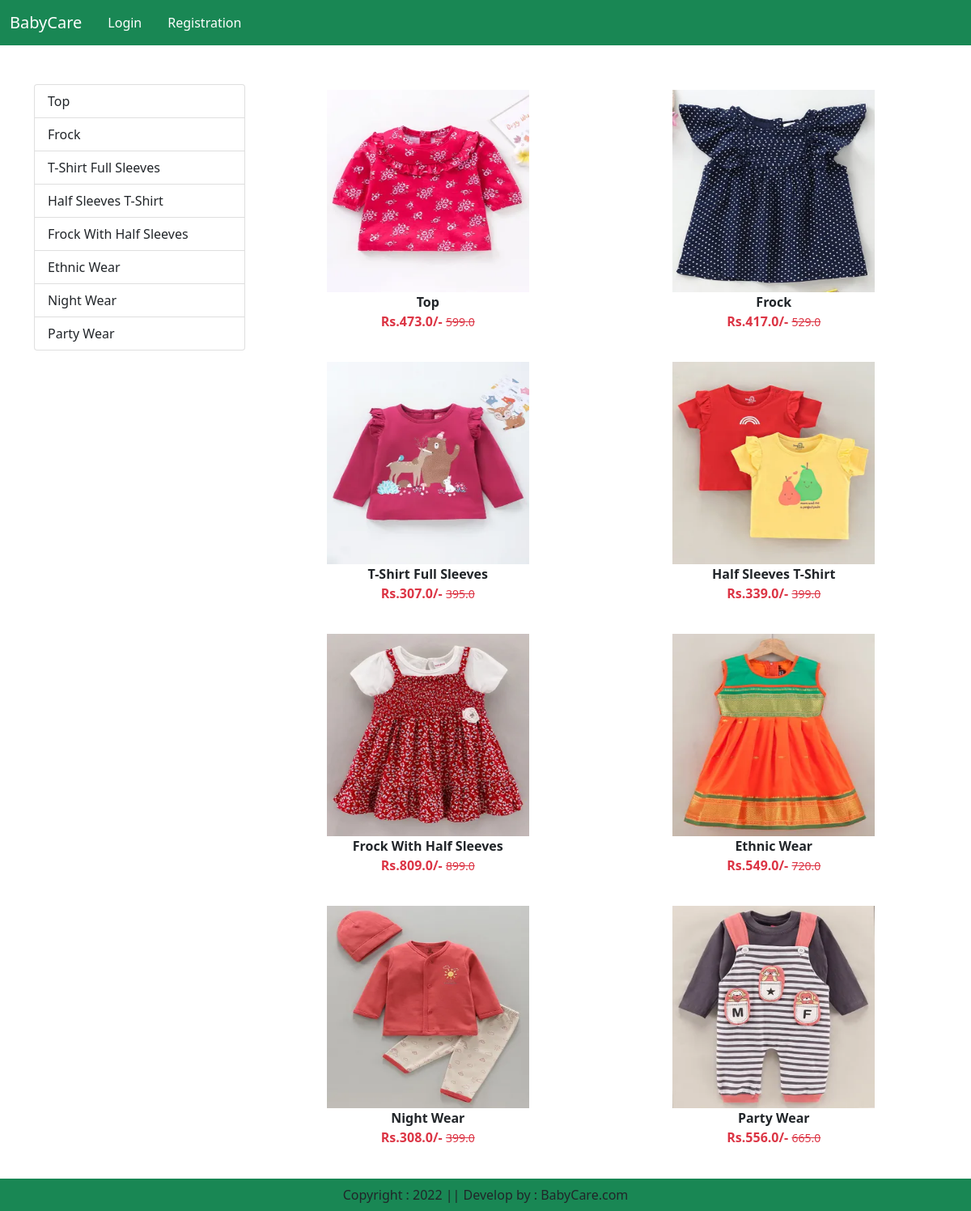
The page /category/GL on the database its author committed.
### app/models.py (models this page shows, shortened)
class Product(models.Model):
    title=models.CharField(max_length=100)
    selling_price=models.FloatField()
    discounted_price=models.FloatField()
    description=models.TextField()
    composition=models.TextField(default='')
    prodapp=models.TextField(default='')
    category=models.CharField(choices=CATEGORY_CHOICES, max_length=2)
    product_image=models.ImageField(upload_to='product')

### app/views.py (the view)
# urls.py: path("category/<slug:val>",views.CategoryView.as_view(),name="category"),
class CategoryView(View):
    def get(self,request,val):
        totalitem = 0
        if request.user.is_authenticated:
            totalitem = len(Cart.objects.filter(user=request.user))
        product=Product.objects.filter(category=val)
        title=Product.objects.filter(category=val).values('title')
        return render(request,"app/category.html",locals())

### app/templates/app/category.html (shortened to what this page needs)
{% extends 'app/base.html' %}
{% load static %}
{% block main-content %}
<div class="container my-5">
    <div class="row">
        <div class="col-sm-3">
            <div class="list-group">
                {% for val in title %}
                   <a href="{% url 'category-title' val.title %}" class="list-group-item list-group-item-action"
                    aria-current="true">{{val.title}}</a>
                {% endfor %}
            </div>
        </div>
        <div class="col-sm-9">
            <div class="row">
                {% for prod in product %}
                    <div class="col text-center mb-4">
                        <a href="{% url 'product-detail' prod.id %}" class="btn">
                            <div>
                                <img src="{{prod.product_image.url}}" width="250px" height="250px" alt="">
                                <div class="fw-bold">{{prod.title}}</div>
                                <div class="fw-bold text-danger">
                                    Rs.{{prod.discounted_price}}/-
                                    <small class="fw-light text-decoration-line-through">{{prod.selling_price}}</small>
                                </div>
                            </div>
                        </a>
                    </div>
                {% endfor %}
            </div>
        </div>
    </div>
   </div>
{% endblock main-content %}

### app/templates/app/base.html (shortened to what this page needs)
<!DOCTYPE html>
{% load static %}
<html lang="en">
<head>
  <link href="https://cdn.jsdelivr.net/npm/bootstrap@5.0.2/dist/css/bootstrap.min.css" rel="stylesheet">
  <link rel="stylesheet" href="{% static 'app/css/owl.carousel.min.css' %}">
  <link rel="stylesheet" href="{% static 'app/css/all.min.css' %}">
  <link rel="stylesheet" href="{% static 'app/css/style.css' %}">
</head>
<body>
  <nav class="navbar navbar-expand-lg navbar-dark bg-success">
    <div class="container-fluid">
      <a class="navbar-brand" href="#">BabyCare</a>
      <div class="collapse navbar-collapse" id="navbarSupportedContent">
        <ul class="navbar-nav me-auto mb-2 mb-lg-0">
          {% if request.user.is_authenticated %}
          <li class="nav-item">
            <a class="nav-link active" aria-current="page" href="/">Home</a>
          </li>
          <li class="nav-item dropdown">
            <a class="nav-link dropdown-toggle text-white" href="#" role="button" data-bs-toggle="dropdown" aria-expanded="false">
              Products
            </a>
            <ul class="dropdown-menu">
              <li><a class="dropdown-item" href="{% url 'category' 'BY' %}">Boy Fashion</a></li>
              <li><a class="dropdown-item" href="{% url 'category' 'GL' %}">Girl Fashion</a></li>
              <li><a class="dropdown-item" href="{% url 'category' 'TY' %}">Toys</a></li>
              <li><a class="dropdown-item" href="{% url 'category' 'FW' %}">Footwear</a></li>
              <li><a class="dropdown-item" href="{% url 'category' 'FD' %}">Feeding</a></li>
              <li><a class="dropdown-item" href="{% url 'category' 'DP' %}">Diapering</a></li>
              <li><a class="dropdown-item" href="{% url 'category' 'GR' %}">Gear</a></li>
              <li><a class="dropdown-item" href="{% url 'category' 'BP' %}">Bath</a></li>
              <li><a class="dropdown-item" href="{% url 'category' 'NS' %}">Nursery</a></li>
              <li><a class="dropdown-item" href="{% url 'category' 'HS' %}">Health & Safety</a></li>
              <li><a class="dropdown-item" href="{% url 'category' 'SL' %}">School Supplies</a></li>
              <li><a class="dropdown-item" href="{% url 'category' 'BK' %}">Books</a></li>
            </ul>
          </li>
          <li class="nav-item">
            <a class="nav-link text-white" href="{% url 'about' %}">About Us</a>
          </li>
          <li class="nav-item">
            <a class="nav-link text-white" href="{% url 'contact' %}">Contact Us</a>
          </li>
        </ul>
        <form class="d-flex" role="search">
          <input class="form-control me-2" type="search" placeholder="Search" aria-label="Search">
          <button class="btn btn-outline-success" type="submit">Search</button>
        </form>
      </div>
      <ul class="navbar-nav me-auto mb-2 mb-lg-0">
        <li class="nav-item dropdown mx-2">
            <a class="nav-link dropdown-toggle text-white" href="#" id="profileDropdown"
            role="button" data-bs-toggle="dropdown" aria-expanded="false">{{request.user}}</a>
            <ul class="dropdown-menu" aria-labelledby="profileDropdown">
                <li><a class="dropdown-item" href="{% url 'profile' %}">Profile</a></li>
                <li><a class="dropdown-item" href="{% url 'orders' %}">Orders</a></li>
                <li><a class="dropdown-item" href="{% url 'passwordchange' %}">Change Password</a></li>
              <li><a class="dropdown-item" href="{% url 'logout' %}">Logout</a></li>
            </ul>
        </li>
        <li class="nav-item mx-2">
          <a href="{% url 'showcart' %}" class="nav-link text-white"><span class="badge bg-danger">{% if totalitem > 0 %} {{totalitem}} {% endif %}</span> Cart</a>
      </li>
      <li class="nav-item mx-2">
          <a href="#" class="nav-link text-white">Wishlist</a>
      </li>
      {% else %}
      <li class="nav-item mx-2">
        <a href="{% url 'login' %}" class="nav-link text-white">Login</a>
    </li>
    <li class="nav-item mx-2">
        <a href="{% url 'customerregistration' %}" class="nav-link text-white">Registration</a>
    </li>
    {% endif %}
    </div>
  </nav>
  {% block main-content %}{% endblock main-content %}
  <footer class="container-fluid  fixed-bottom bg-success text-center p-2 mt-5">
    Copyright : 2022 || Develop by : BabyCare.com
  </footer>
</body>
</html>

### rows shown on the page
Product: product_image (picture), title "Top", discounted_price "473.0", selling_price "599.0"
Product: product_image (picture), title "Frock", discounted_price "417.0", selling_price "529.0"
Product: product_image (picture), title "T-Shirt Full Sleeves", discounted_price "307.0", selling_price "395.0"
Product: product_image (picture), title "Half Sleeves T-Shirt", discounted_price "339.0", selling_price "399.0"
Product: product_image (picture), title "Frock With Half Sleeves", discounted_price "809.0", selling_price "899.0"
Product: product_image (picture), title "Ethnic Wear", discounted_price "549.0", selling_price "720.0"
Product: product_image (picture), title "Night Wear", discounted_price "308.0", selling_price "399.0"
Product: product_image (picture), title "Party Wear", discounted_price "556.0", selling_price "665.0"

### other values the page prints
{{ val.title }} "Top" "Frock" "T-Shirt Full Sleeves" "Half Sleeves T-Shirt" "Frock With Half Sleeves" "Ethnic Wear" "Night Wear" "Party Wear"
